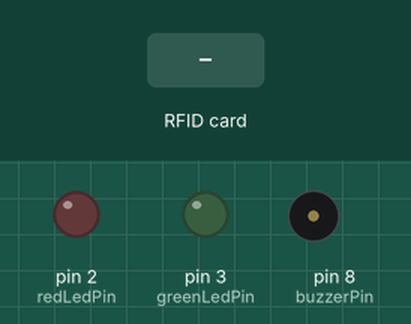
Simulated run of this sketch. Board: Arduino Uno, built with avr-gcc and run on an emulated ATmega328P. Shown: output pins drawn as LEDs (lit = HIGH), buzzer (waves = sounding). The inputs (shaded band) are chosen by the test bench. Pins used as bus, display or sensor lines are not drawn; what the sketch prints to the serial monitor is not drawn.

Above: at 1.2 s.
1.3 s: RFID card 5E 7A 19 C4 held to the reader
At 1.9 s:
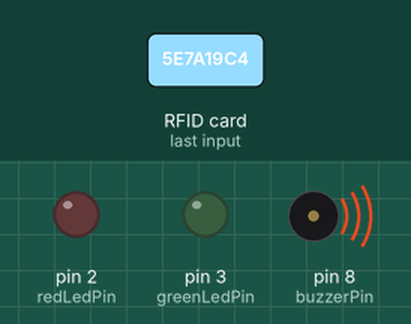
At 4.1 s:
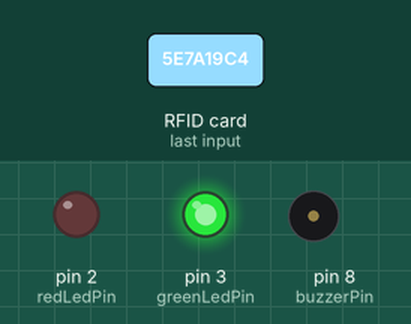
Timing chart, 0 to 5.9 s (numbered marks = the images above; inputs shaded):
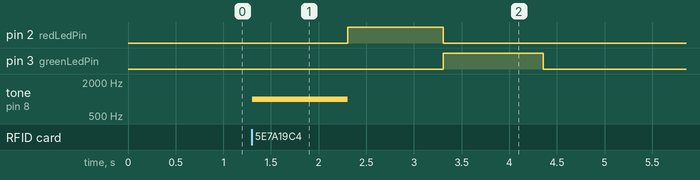

Measured:
- after the input at 1.3 s, pin 2 (redLedPin): LOW → HIGH after 1.0 s, → LOW 1.0 s later; pin 3 (greenLedPin): LOW → HIGH after 2.0 s, → LOW 1.0 s later; tone on pin 8 (buzzerPin): silent → 1000 Hz at once, → silent 1.0 s later

The sketch:

final_ece_project.ino
```cpp
#include <SPI.h>
#include <MFRC522.h>

#define RST_PIN    9       // Reset pin for the RFID module
#define SS_PIN     10      // Slave Select pin for SPI
#define buzzerPin  8       // Digital pin for the buzzer
#define redLedPin  2       // Digital pin for the red LED
#define greenLedPin 3      // Digital pin for the green LED

MFRC522 mfrc522(SS_PIN, RST_PIN);  // Create MFRC522 instance

void setup() {
  Serial.begin(9600);               // Initialize serial communications with the PC
  while (!Serial);                   // Wait for serial port to connect
  SPI.begin();                       // Init SPI bus
  mfrc522.PCD_Init();                // Init MFRC522
  delay(4);                          // Optional delay. Some boards need more time after init to be ready
  mfrc522.PCD_DumpVersionToSerial(); // Show details of PCD - MFRC522 Card Reader details
  Serial.println(F("Scan PICC to see UID, SAK, type, and data blocks..."));

  pinMode(redLedPin, OUTPUT);        // Set the red LED pin as OUTPUT
  pinMode(greenLedPin, OUTPUT);      // Set the green LED pin as OUTPUT
}

void loop() {
  // Reset the loop if no new card present on the sensor/reader.
  if (!mfrc522.PICC_IsNewCardPresent()) {
    // Turn off LEDs if no card is present
    digitalWrite(redLedPin, LOW);
    digitalWrite(greenLedPin, LOW);
    return;
  }

  // Select one of the cards
  if (!mfrc522.PICC_ReadCardSerial()) {
    return;
  }

  // Dump debug info about the card; PICC_HaltA() is automatically called
  mfrc522.PICC_DumpToSerial(&(mfrc522.uid));

  // Activate the buzzer
  tone(buzzerPin, 1000, 1000);  // Buzzer frequency and duration
  delay(1000);                  // Wait for 2 seconds
  noTone(buzzerPin);            // Turn off the buzzer

  // Turn on the red LED
  digitalWrite(redLedPin, HIGH);
  delay(1000);  // Keep the red LED on for 2 seconds (adjust as needed)

  // Turn off the red LED
  digitalWrite(redLedPin, LOW);

  // Turn on the green LED
  digitalWrite(greenLedPin, HIGH);
  delay(1000);  // Keep the green LED on for 2 seconds (adjust as needed)
  Serial.print("Welcome to Lovely Professional University-Faizan(12323057),Tanya(12304490),Deepshika(12322963),Pranav(12324530) ");

  // Turn off the green LED
  digitalWrite(greenLedPin, LOW);

  // Halt communication with the RFID card
  mfrc522.PICC_HaltA();
  mfrc522.PCD_StopCrypto1();
}
```
